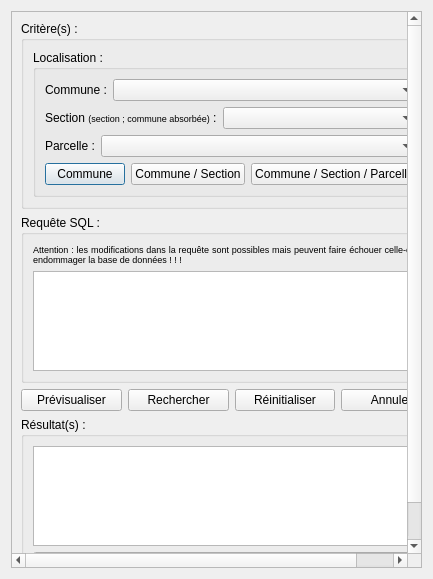
<?xml version="1.0" encoding="UTF-8"?>
<ui version="4.0">
 <class>dlgBopeAjoutParcelleForm</class>
 <widget class="QDialog" name="dlgBopeAjoutParcelleForm">
  <property name="geometry">
   <rect>
    <x>0</x>
    <y>0</y>
    <width>433</width>
    <height>579</height>
   </rect>
  </property>
  <property name="windowTitle">
   <string>Ajout de parcelle(s)</string>
  </property>
  <layout class="QVBoxLayout" name="verticalLayout_5">
   <item>
    <widget class="QScrollArea" name="scrollArea">
     <property name="widgetResizable">
      <bool>true</bool>
     </property>
     <widget class="QWidget" name="scrollAreaWidgetContents">
      <property name="geometry">
       <rect>
        <x>0</x>
        <y>0</y>
        <width>413</width>
        <height>559</height>
       </rect>
      </property>
      <layout class="QVBoxLayout" name="verticalLayout_10">
       <item>
        <widget class="QGroupBox" name="groupBox_2">
         <property name="title">
          <string>Critère(s) :</string>
         </property>
         <layout class="QVBoxLayout" name="verticalLayout_7">
          <item>
           <widget class="QGroupBox" name="groupBox_3">
            <property name="title">
             <string>Localisation : </string>
            </property>
            <layout class="QVBoxLayout" name="verticalLayout_11">
             <item>
              <layout class="QHBoxLayout" name="horizontalLayout_2">
               <item>
                <widget class="QLabel" name="label_2">
                 <property name="text">
                  <string>Commune :</string>
                 </property>
                </widget>
               </item>
               <item>
                <widget class="QComboBox" name="cmbCommune">
                 <property name="sizePolicy">
                  <sizepolicy hsizetype="Expanding" vsizetype="Fixed">
                   <horstretch>0</horstretch>
                   <verstretch>0</verstretch>
                  </sizepolicy>
                 </property>
                </widget>
               </item>
              </layout>
             </item>
             <item>
              <layout class="QHBoxLayout" name="horizontalLayout_3">
               <item>
                <widget class="QLabel" name="label_3">
                 <property name="text">
                  <string>&lt;html&gt;&lt;head/&gt;&lt;body&gt;&lt;p&gt;Section &lt;span style=&quot; font-size:7pt;&quot;&gt;(section ; commune absorbée)&lt;/span&gt; :&lt;/p&gt;&lt;/body&gt;&lt;/html&gt;</string>
                 </property>
                </widget>
               </item>
               <item>
                <widget class="QComboBox" name="cmbSection">
                 <property name="sizePolicy">
                  <sizepolicy hsizetype="Expanding" vsizetype="Fixed">
                   <horstretch>0</horstretch>
                   <verstretch>0</verstretch>
                  </sizepolicy>
                 </property>
                </widget>
               </item>
              </layout>
             </item>
             <item>
              <layout class="QHBoxLayout" name="horizontalLayout_4">
               <item>
                <widget class="QLabel" name="label_4">
                 <property name="text">
                  <string>Parcelle :</string>
                 </property>
                </widget>
               </item>
               <item>
                <widget class="QComboBox" name="cmbParcelle">
                 <property name="sizePolicy">
                  <sizepolicy hsizetype="Expanding" vsizetype="Fixed">
                   <horstretch>0</horstretch>
                   <verstretch>0</verstretch>
                  </sizepolicy>
                 </property>
                </widget>
               </item>
              </layout>
             </item>
             <item>
              <layout class="QHBoxLayout" name="horizontalLayout_20">
               <item>
                <widget class="QPushButton" name="btnC">
                 <property name="text">
                  <string>Commune</string>
                 </property>
                </widget>
               </item>
               <item>
                <widget class="QPushButton" name="btnCS">
                 <property name="text">
                  <string>Commune / Section</string>
                 </property>
                </widget>
               </item>
               <item>
                <widget class="QPushButton" name="btnCSP">
                 <property name="text">
                  <string>Commune / Section / Parcelle</string>
                 </property>
                </widget>
               </item>
              </layout>
             </item>
            </layout>
           </widget>
          </item>
         </layout>
        </widget>
       </item>
       <item>
        <widget class="QGroupBox" name="groupBox_4">
         <property name="title">
          <string>Requête SQL :</string>
         </property>
         <layout class="QVBoxLayout" name="verticalLayout_3">
          <item>
           <widget class="QLabel" name="label_6">
            <property name="text">
             <string>&lt;html&gt;&lt;head/&gt;&lt;body&gt;&lt;p align=&quot;justify&quot;&gt;&lt;span style=&quot; font-size:7pt;&quot;&gt;Attention : les modifications dans la requête sont possibles mais peuvent faire échouer celle-ci voir endommager la base de données ! ! !&lt;/span&gt;&lt;/p&gt;&lt;/body&gt;&lt;/html&gt;</string>
            </property>
            <property name="wordWrap">
             <bool>true</bool>
            </property>
           </widget>
          </item>
          <item>
           <widget class="QTextEdit" name="txtSql">
            <property name="maximumSize">
             <size>
              <width>16777215</width>
              <height>100</height>
             </size>
            </property>
            <property name="html">
             <string>&lt;!DOCTYPE HTML PUBLIC &quot;-//W3C//DTD HTML 4.0//EN&quot; &quot;http://www.w3.org/TR/REC-html40/strict.dtd&quot;&gt;
&lt;html&gt;&lt;head&gt;&lt;meta name=&quot;qrichtext&quot; content=&quot;1&quot; /&gt;&lt;style type=&quot;text/css&quot;&gt;
p, li { white-space: pre-wrap; }
&lt;/style&gt;&lt;/head&gt;&lt;body style=&quot; font-family:'MS Shell Dlg 2'; font-size:8.25pt; font-weight:400; font-style:normal;&quot;&gt;
&lt;p style=&quot;-qt-paragraph-type:empty; margin-top:0px; margin-bottom:0px; margin-left:0px; margin-right:0px; -qt-block-indent:0; text-indent:0px; font-size:8pt;&quot;&gt;&lt;br /&gt;&lt;/p&gt;&lt;/body&gt;&lt;/html&gt;</string>
            </property>
           </widget>
          </item>
         </layout>
        </widget>
       </item>
       <item>
        <layout class="QHBoxLayout" name="horizontalLayout_11">
         <item>
          <widget class="QPushButton" name="btnPrevisualiser">
           <property name="text">
            <string>Prévisualiser</string>
           </property>
          </widget>
         </item>
         <item>
          <widget class="QPushButton" name="btnRechercher">
           <property name="text">
            <string>Rechercher</string>
           </property>
          </widget>
         </item>
         <item>
          <widget class="QPushButton" name="btnRaz">
           <property name="text">
            <string>Réinitialiser</string>
           </property>
          </widget>
         </item>
         <item>
          <widget class="QPushButton" name="btnAnnuler">
           <property name="text">
            <string>Annuler</string>
           </property>
          </widget>
         </item>
        </layout>
       </item>
       <item>
        <widget class="QGroupBox" name="groupBox">
         <property name="title">
          <string>Résultat(s) : </string>
         </property>
         <layout class="QVBoxLayout" name="verticalLayout">
          <item>
           <widget class="QTableView" name="tbvResu">
            <property name="maximumSize">
             <size>
              <width>16777215</width>
              <height>100</height>
             </size>
            </property>
           </widget>
          </item>
          <item>
           <widget class="QPushButton" name="btnAjouter">
            <property name="text">
             <string>Ajouter</string>
            </property>
           </widget>
          </item>
         </layout>
        </widget>
       </item>
      </layout>
     </widget>
    </widget>
   </item>
  </layout>
 </widget>
 <resources/>
 <connections/>
</ui>
